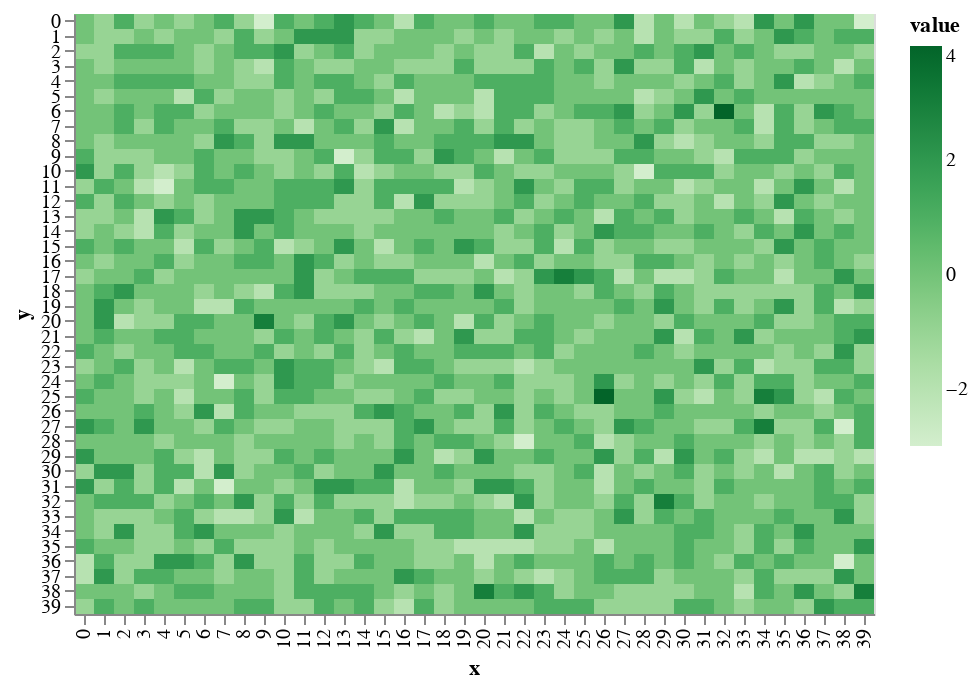

Notebook source saved alongside this figure:
### Markdown cell above
# in the beginning, the world was void and without form.

Starting with a grid with nothing on it. No elevation, no terrain. All of this will be generated procedurally. 

You can see here that the terrain is shifted on a random-normal distribution to make it look _uneven_. Making it randomly doesn't make it look _real_ so I'm going to have to be smarter about the rules that raise and lower terrain in order to make them look like mountains.

### Code cell
world.shift_terrain()
draw.drawTerrainHeight(world.grid_elevation)

### Figure 1 — Vega-Lite specification as saved in the notebook (floating-point values rounded to 4 significant figures; data arrays with more than 128 entries replaced by an {"elided": "..."} marker saying what was removed)
{"$schema": "https://vega.github.io/schema/vega-lite/v2.6.0.json", "config": {"view": {"height": 300, "width": 400}}, "data": {"name": "data-d77f532e117a0be98a83294e77bc8c36"}, "datasets": {"data-d77f532e117a0be98a83294e77bc8c36": {"elided": "1600 records"}}, "encoding": {"color": {"field": "value", "scale": {"scheme": "greens"}, "type": "quantitative"}, "x": {"field": "x", "type": "ordinal"}, "y": {"field": "y", "type": "ordinal"}}, "mark": "rect"}
